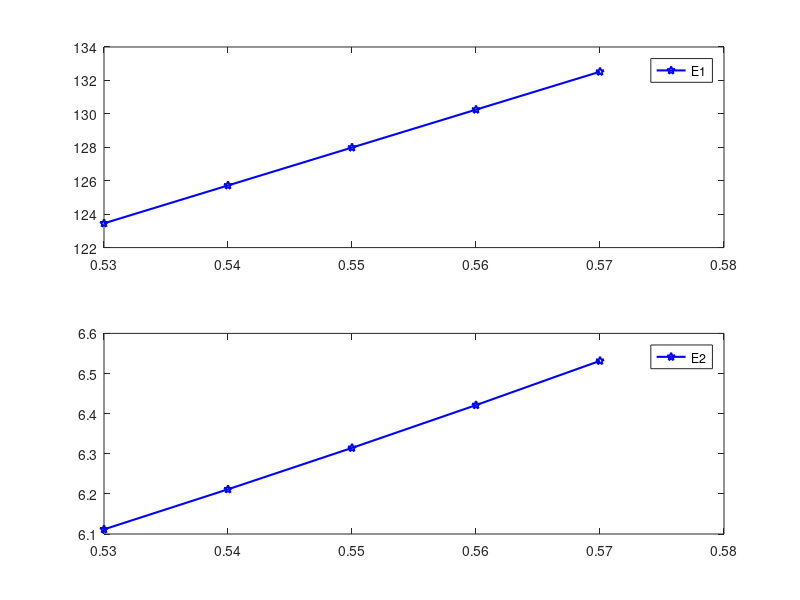
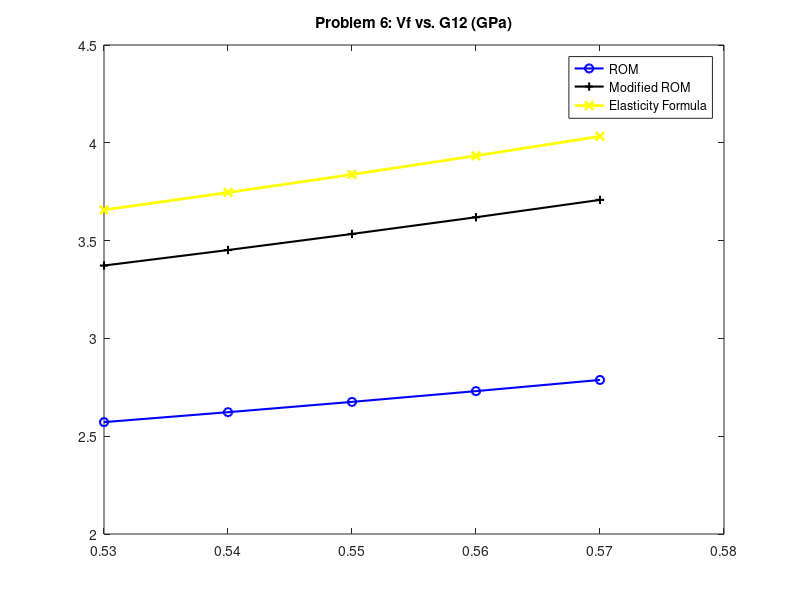
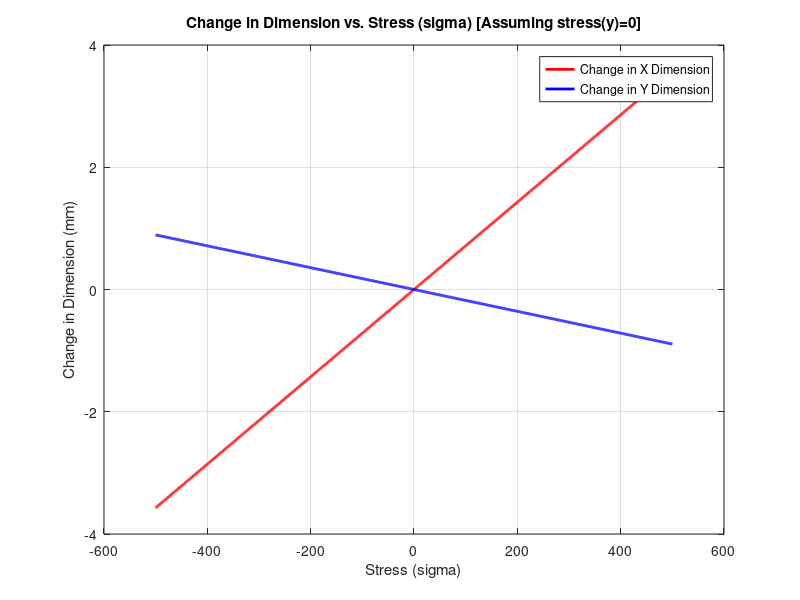

Source code (MATLAB) for these figures, in order:
% %%                               AF 6                                    %%
clc

fprintf('\n');
disp('Materiales Compuestos 2')
disp('EMC');
disp('Jesus Antonio Ramirez Alpizar - 2077851');
disp('Fecha: 02 / Octubre / 2024');
fprintf('\n');    

disp('Universidad Autonoma de Nuevo Leon');
disp('Facultad de Ingenieria Mecanica y Electrica');
disp('Instructor: Israel De Santiago Talavera')
disp('Ciclo: Ago-Dic 2024');
disp('Grupo: 001');
disp('Horario: Viernes V4 - V6');
fprintf('\n\n\n');
disp('---------------------------------------------------');
fprintf('\n\n\n');

close all

%% Problem 5 %%
clear
Ef1 = 230E9; % Pa
Ef2 = 25E9; % Pa
nuf12 = 0.22;
Em = 3.3E9; % Pa
num = 0.35;
Vf = 0.53:0.01:0.57;
Vm = 1-Vf;

% The simple rule-of-mixtures formula:
% inv(E2) = Vf / Ef2 + Vm / Em
E2 = 1./(Vf./Ef2 + Vm./Em).*1e-09; % GPa

E1 = (Ef1.*Vf + Em.*Vm).*1e-09; % GPa


figure('Name', 'Problem 5');
subplot(2,1,1)
plot(Vf,E1,'b-', 'LineWidth', 1.5,'Marker', 'pentagram')
hold on
legend('E1')

subplot(2,1,2)
plot(Vf,E2,'b-', 'LineWidth', 1.5,'Marker', 'pentagram')
legend('E2')

disp('Problema 5')
fprintf('Para Vf = %.2f\n',Vf(2))
fprintf('E1 = %.4f GPa\n',E1(2))
fprintf('E2 = %.4f GPa\n\n\n\n',E2(2))


%% Problema 6
clear
Gf12 = 28.3E9; %GPa
Gm = 1.27E9; %GPa
Vf = 0.53:0.01:0.57;
Vm = 1-Vf;

% (a) The simple rule-of-mixtures formula:
% inv(G12) = Vf / Gf12 + Vm / Gm
G12a = 1 ./ (Vf./Gf12 + Vm./Gm).*1E-09; % GPa

% (b) The modified rule-of-mixtures formula with etaPrime = 0.6.
% inv(G12) = (Vf / Gf12 + etaPrime*Vm / Gm) / (Vf + etaPrime*Vm)
etaPrime = 0.6;
G12b = (1./((Vf./Gf12 + etaPrime.*Vm./Gm) ./ (Vf + etaPrime.*Vm))).*1E-9; % GPa

% (c) The elasticity formula.
G12c = Gm .* ((Gm + Gf12) - Vf.*(Gm - Gf12)) ./ ((Gm + Gf12) + Vf .* (Gm - Gf12)) .* 1E-09; % GPa

figure('Name', 'Problem 6');
plot(Vf,G12a,'b-', 'LineWidth', 1.5,'Marker', 'o')
hold on
plot(Vf,G12b,'k-', 'LineWidth', 1.5,'Marker', '+')
plot(Vf,G12c,'y-', 'LineWidth', 2,'Marker', 'x')
legend('ROM','Modified ROM','Elasticity Formula')
title 'Problem 6: Vf vs. G12 (GPa)'

selInd = length(Vf);
disp('Problema 6')
fprintf('Las condiciones se cumplen en las 3 aproximaciones cuando Vf = %.2f\n',Vf(selInd))
fprintf('ROM -> %.4f\n',G12a(selInd))
fprintf('Modified ROM -> %.4f\n',G12b(selInd))
fprintf('Elasticity formula -> %.4f\n\n\n\n\n',G12c(selInd))

%% Problema 7
clear
E1 = 181E09;   % Pa
E2 = 10.30E09; % Pa 
% E3 = E2;       % Transverse modulus E3 (Pa)
nu12 = 0.28;
G12 = 7.17E09; % Pa

sigmaX = 230E06;   % Pa
sigmaY = -50E06;   % Pa
tauXY =  -45E06;   % Pa
sigma = [sigmaX; sigmaY; tauXY]; % Stress tensor (Pa)

% nu21 = E2 / E1 * nu12; % Poisson's ratio nu21

thetaDeg = 0;                         % Orientation angles (Deg)
theta = deg2rad(thetaDeg);            % Orientation angles (Rad)

% Calculate the reduced compliance matrix
S = [1/E1     -nu12/E1  0; ...
    -nu12/E1  1/E2      0; ...
    0         0         1/G12]; % Compliance matrix (1/Pa)

m = cos(theta); % Sine of the orientation angle
n = sin(theta); % Cosine of the orientation angle
    
T = [m.^2,   n.^2,   2.*m.*n; 
         n.^2,   m.^2,  -2.*m.*n; 
        -m.*n,   m.*n,   m.^2-n.^2]; % Transformation matrix

S1 = T \ (S * T); % Transformed compliance matrix (1/Pa)
epsilon = S1*sigma; % Strain tensor (Pa)

% The strain in the 1-2 coordinate are:
disp('Problem 7')
disp('Results:');
disp('For the given stresses, the strain in the 1-2 cordinates are');
disp(['The strain in the x dimension of the element is ', num2str(epsilon(1, 1), '%.4f')]);
disp(['The strain in the y dimension of the element is ', num2str(epsilon(2, 1), '%.4f')]);
disp(['The GammaXY for the element is ', num2str(epsilon(3, 1), '%.4f')]);
fprintf('\n\n');

msg = sprintf('For the given stresses, the strain in the 1-2 cordinates are:\n');
msg = [msg, sprintf('The strain in the x dimension of the element is %.4f.\n',epsilon(1, 1))];
msg = [msg, sprintf('The strain in the y dimension of the element is %.4f.\n',epsilon(2, 1))];
msg = [msg, sprintf('The GammaXY for the element is %.4f MPa.\n\n\n\n', epsilon(3, 1))];
msgbox(msg, 'EMC - Problem 7');


%% Problema 8
clear
l = 0.5;    % Initial length (m)
sigmaX = -500E06:1E06:500E06; % Stress in the x-direction (Pa)
sigma = [sigmaX; zeros(length(sigmaX),1)'; zeros(length(sigmaX),1)']; % Stress tensor (Pa)
% (a) the fibers are aligned along the x-axis.
thetaA = 0; % Orientation angle 1 (deg)

thetaDeg = thetaA;  % Orientation angles (deg)
theta = deg2rad(thetaDeg);            % Orientation angles (rad)

% Material characteristics
E1 = 70E09;    % Longitudinal modulus E1 (Pa)
E2 = 4E09;     % Transverse modulus E2 (Pa)
% E3 = E2;       % Transverse modulus E3 (Pa)
nu12 = 0.25;  % Poisson's ratio nu12
% nu13 = nu12;   % Poisson's ratio nu13

% nu21 = E2 / E1 * nu12; % Poisson's ratio nu21
G12 = 1;

% Calculate the reduced compliance matrix
S = [1/E1     -nu12/E1  0; ...
    -nu12/E1  1/E2      0; ...
    0         0         1/G12]; % Compliance matrix (1/Pa)

m = cos(theta); % Sine of the orientation angle
n = sin(theta); % Cosine of the orientation angle
epsilon = zeros(3,length(sigmaX)); % Strain tensor (Pa) 

for i = 1:length(sigmaX)
    T = [m.^2,   n.^2,   2.*m.*n; 
         n.^2,   m.^2,  -2.*m.*n; 
        -m.*n,   m.*n,   m.^2-n.^2]; % Transformation matrix

    S1 = T \ (S * T); % Transformed compliance matrix (1/Pa)
    epsilon(:, i) = S1*sigma(:,i); % Strain tensor (Pa)
end

% Calculate the changes in the 50-mm dimensions of the element
deltaX = zeros(1,length(sigmaX));
deltaY = zeros(1,length(sigmaX));
deltaX(1, :) = (epsilon(1, :) * l) * 1E3; % Change in the x dimension (mm)
deltaY(2, :) = (epsilon(2, :) * l) * 1E3; % Change in the y dimension (mm)

if length(sigmaX) <= 6
    msg = cell(1, length(theta) * 5);
    msg{1} = sprintf('AF6 - Problem 1\n\n');
    for i = 1:length(sigmaX)
        disp(['For a stress of ', num2str(sigmaX(i).*1E-6, '%.1f'), ' MPa:']);
        disp(['The change in the x dimension of the element is ', num2str(deltaX(1, i), '%.4f'), ' mm.']);
        disp(['The change in the y dimension of the element is ', num2str(deltaY(2, i), '%.4f'), ' mm.']);
        disp(['The Gamma XY for the element is ', num2str(epsilon(3, i), '%.4f')]);
        fprintf('\n\n');
    
        msg{5 * (i - 1) + 2} = sprintf('For the orientation angle of %.1f MPa:', sigmaX(i)*1E-6);
        msg{5 * (i - 1) + 3} = sprintf('\nThe change in the x dimension of the element is %.4f mm.', deltaX(1, i));
        msg{5 * (i - 1) + 4} = sprintf('\nThe change in the y dimension of the element is %.4f mm.', deltaY(2, i));
        msg{5 * (i - 1) + 5} = sprintf('\nThe Gamma XY for the element is %.4f\n\n', epsilon(3, i));
    end
    msgbox(msg, 'Problem 8');
else
    
    % Plot changes in direction in function of angle
    figure('Name', 'Problem 8 - Change in Dimension vs. stress (sigma) [Assuming stress(y)=0]')
    % set(gcf, 'Position', get(0, 'Screensize'));
    plot(sigmaX*1E-6, deltaX(1, :), 'r', 'LineWidth', 2);
    hold on
    plot(sigmaX*1E-6, deltaY(2, :), 'b', 'LineWidth', 2);
    xlabel('Stress (sigma)');
    ylabel('Change in Dimension (mm)');
    title('Change in Dimension vs. Stress (sigma) [Assuming stress(y)=0]');
    legend('Change in X Dimension', 'Change in Y Dimension');
    grid on
end


%% Problema 8a
clear
L = 0.5;    % Initial length (m)

% (a) the fibers are aligned along the x-axis.
% thetaA = 0; % Orientation angle 1 (deg)

% thetaDeg = thetaA;  % Orientation angles (deg)
% theta = deg2rad(thetaDeg);            % Orientation angles (rad)

% Material characteristics
E1 = 70E09;    % Longitudinal modulus E1 (Pa)
E2 = 4E09;     % Transverse modulus E2 (Pa)
% E3 = E2;       % Transverse modulus E3 (Pa)
nu12 = 0.25;  % Poisson's ratio nu12
% nu13 = nu12;   % Poisson's ratio nu13

% nu21 = E2 / E1 * nu12; % Poisson's ratio nu21

G12 = 1;

% Calculate the reduced compliance matrix
S = [1/E1     -nu12/E1  0; ...
    -nu12/E1  1/E2      0; ...
    0         0         1/G12]; % Compliance matrix (1/Pa)

% m = cos(theta); % Sine of the orientation angle
% n = sin(theta); % Cosine of the orientation angle

Delta1 = 2.329e-3;
Delta2 = -.291e-3;

%Deformacion unitaria
epsilon1=Delta1/L;
epsilon2=(Delta2*2)/L;
Gamma12=0;
epsilon = [epsilon1 epsilon2 Gamma12];
% 
% T = [m.^2,   n.^2,   2.*m.*n; 
%      n.^2,   m.^2,  -2.*m.*n; 
%     -m.*n,   m.*n,   m.^2-n.^2]; % Transformation matrix
% 
% S1 = T \ (S * T); % Transformed compliance matrix (1/Pa)
sigma = epsilon / S;

disp('Problem 8')
disp('Results:');
    
disp('For the given deformation:');
disp(['The stress in the x dimension of the element is ', num2str(sigma(1, 1)*1e-6, '%.4f'), ' MPa.']);
disp(['The stress in the y dimension of the element is ', num2str(sigma(1, 2)*1e-6, '%.4f'), ' MPa.']);
disp(['The Tau for the element is ', num2str(sigma(1, 3), '%.4f') ' MPa.']);
fprintf('\n\n');

msg = sprintf('For the given deformation:\n');
msg = [msg, sprintf('The stress in the x dimension of the element is %.4f MPa.\n',sigma(1, 1)*1e-6)];
msg = [msg, sprintf('The stress in the y dimension of the element is %.4f MPa.\n',sigma(1, 2)*1e-6)];
msg = [msg, sprintf('The Tau for the element is %.4f MPa.\n\n\n\n', sigma(1, 3))];
msgbox(msg, 'EMC - Problem 8');


%% Problema 9
clear
l = 0.5;    % Initial length (m)
sigma = [230e6; 0; 0]; % MPa
% (a) the fibers are aligned along the x-axis.
thetaA = 20; % Orientation angle 1 (deg)

thetaDeg = thetaA;  % Orientation angles (deg)
theta = deg2rad(thetaDeg);            % Orientation angles (rad)

% Material characteristics
E1 = 63.6E09;    % Longitudinal modulus E1 (Pa)
E2 = 3.5E09;     % Transverse modulus E2 (Pa)
E3 = E2;       % Transverse modulus E3 (Pa)
nu12 = 0.254;  % Poisson's ratio nu12
nu13 = nu12;   % Poisson's ratio nu13

nu21 = E2 / E1 * nu12; % Poisson's ratio nu21

%Assumed shear modulus of matrix
Gm = 1.27E09;   % Shear modulus of the matrix material in Pascals (Pa)
% Assuming Vf = 0.55
Vf = 0.55;   % Volume fraction of the fiber material
Vm = 1 - Vf; % Volume fraction of the matrix material
G12 = 1 / (Vf/E2 + Vm/Gm); % Shear modulus G12 (Pa)

% Calculate the reduced compliance matrix
S = [1/E1     -nu12/E1  0; ...
    -nu12/E1  1/E2      0; ...
    0         0         1/G12]; % Compliance matrix (1/Pa)

m = cos(theta); % Sine of the orientation angle
n = sin(theta); % Cosine of the orientation angle


T = [m.^2,   n.^2,   2.*m.*n; 
     n.^2,   m.^2,  -2.*m.*n; 
    -m.*n,   m.*n,   m.^2-n.^2]; % Transformation matrix

S1 = T \ (S * T); % Transformed compliance matrix (1/Pa)
epsilon = S1*sigma; % Strain tensor (Pa)

deltaX = (epsilon(1, 1) * l + l) * 1e03; % Change in the x dimension (mm)
deltaY = (epsilon(2, 1) * l + l) * 1e03; % Change in the y dimension (mm)



disp('Problem 9')
disp('Results:');
disp('For Kevlar, assuming: Gm = 1.27Gpa, Ef = E2 Vf = 0.55 :');
disp(['The change in the x dimension of the element is ', num2str(deltaX, '%.4f'), ' mm.']);
disp(['The change in the y dimension of the element is ', num2str(deltaY, '%.4f'), ' mm.']);
disp(['The Gamma XY for the element is ', num2str(epsilon(3, 1), '%.4f')]);
fprintf('\n');